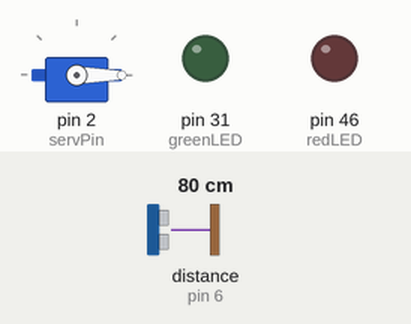
Bench run of a sketch on a simulated Arduino Mega 2560, built with avr-gcc and run on an emulated ATmega2560. Shown: servo, output pins drawn as LEDs (lit = HIGH). Wiring (inferred from the names in the program): ultrasonic range finder: trigger pin 5; echo pin 6. The test bench sets the inputs (shaded band); at power-on: distance to the obstacle (sensor on pin 6) 80 cm. The echo pulse lasts 58.3 µs per cm; pins used as bus, display or sensor lines are not drawn; what the sketch prints to the serial monitor is not drawn.

Above: at 0.1 s.
At 6.6 s:
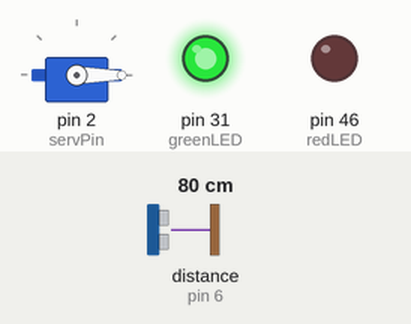
Timing chart, 0 to 8.1 s (numbered marks = the images above):
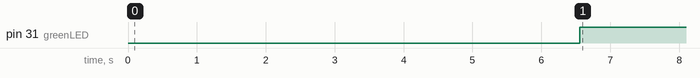

Measured:
- by itself, pin 31 (greenLED): LOW → HIGH at 6.6 s

The sketch:

Dex-Lock-Updated.ino
```cpp
#include <Servo.h>

// Notiification LED (Red- Lock, Green-Unlock)
#define greenLED 31
#define redLED 46

//Unlock door from inside
#define unlockButton 30

//Servo Declaration
Servo myServo;
#define servPin 2

//Ultra Sonic Declaration
#define trigPin 5
#define echoPin 6

// Global Variables
long duration;
int distance;
bool lock = true;// false for unlock, true for lock,
char incomingByte = 0;

void setup() {
  //Use Serial Monitor for testing purposes
  //Serial.begin(9600);

  //Use Bluetooth for Raspberry Pi Signal
  Serial.begin(38400);

  //LED setup
  pinMode(greenLED,OUTPUT);
  pinMode(redLED,OUTPUT);

  //unlockButton
  pinMode(unlockButton,INPUT_PULLUP);

  //Servo Setup
  myServo.attach(servPin);
  myServo.write(0);

  //Ultra Sonic Sensor
  pinMode(trigPin, OUTPUT);
  pinMode(echoPin, INPUT);
}

void ultraSen()
{
  // put your main code here, to run repeatedly:
  digitalWrite(trigPin, LOW);
  delayMicroseconds(2);

  // Sets the trigPin on HIGH state for 10 micro seconds
  digitalWrite(trigPin, HIGH);
  delayMicroseconds(10);
  digitalWrite(trigPin, LOW);

  // Reads the echoPin, returns the sound wave travel time in microseconds
  duration = pulseIn(echoPin, HIGH);

  // Calculating the distance
  distance = duration*0.0133/2;
}

//To Check the door after its been open
void lockState(bool islock,bool isPi)
{
  int counter = 0;

  // Setting to Lock when door is shut
  if(distance < 2 and islock == false)
  {
    delay(50);
    while(distance < 2 )
    {
      delay(1000);
      counter++;
      if(counter >= 5)
      {
        //Turn Red LED for Lock
        setLED(redLED,0);
        setLED(greenLED,0);

        myServo.write(83);
        delay(300);
        setLED(redLED,1);
        setLED(greenLED,0);
        lock = true;
        counter = 0;
        break;
      }
    }
  }

  //Setting to Unlock when door is opened
  else if(distance > 2 and islock == true)
  {
    delay(50);
    while(distance >= 2)
    {
      delay(1000);
      counter++;
      if(counter >= 5)
      {
        //Turn Green LED for unlock
        setLED(redLED,0);
        setLED(greenLED,0);
        myServo.write(0);
        delay(500);
        setLED(redLED,0);
        setLED(greenLED,1);
        lock = false;
        counter = 0;
        break;
      }
    }
  }
  //If Pi send a signal
  else if(isPi == true)
  {
      delay(50);
      //Turn Green LED for unlock
      setLED(redLED,0);
      setLED(greenLED,0);
      myServo.write(0);
      delay(500);
      setLED(redLED,0);
      setLED(greenLED,1);
  }

  //Inside Button Press
  else if(lock == true and digitalRead(unlockButton) == HIGH)
  {
    delay(50);
    setLED(greenLED,0);
    setLED(redLED,0);
    myServo.write(0);
    delay(500);
    setLED(greenLED,1);
    setLED(redLED,0);
    //lock = false;
  }
}

void setLED(int LED, int onOff)
{
  digitalWrite(LED,onOff);
}

void cout(int x)
{
  Serial.println(x);
}

void loop() {
  if(Serial.available()>0);
  {
    incomingByte = Serial.read();
    //Serial.println(incomingByte,DEC);
    Serial.println(incomingByte);
    delay(1000);
    if(incomingByte == '2' and lock == true and distance < 2)
    {
      lockState(lock,true);
      //5 Seconds to open door
      delay(5000);
    }
  }
  ultraSen();
  lockState(lock,false);
  //cout(distance);
  //cout(digitalRead(unlockButton));

}
```
